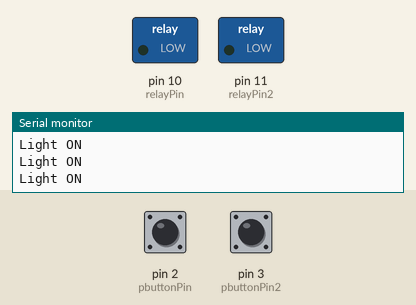
Bench run of a sketch on a simulated Arduino Uno, built with avr-gcc and run on an emulated ATmega328P. On the bench: switched loads named in the sketch (green lamp = pin HIGH), the last lines printed to the serial monitor. The test bench sets the inputs (shaded band); at power-on: pin 2 (pbuttonPin) HIGH, pin 3 (pbuttonPin2) HIGH.

Above: at 1.2 s.
1.3 s: pin 2 (pbuttonPin) pulled LOW for 0.15 s
At 2.8 s:
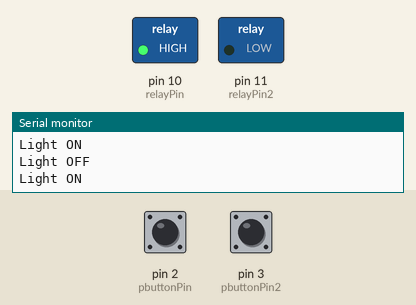
3.1 s: pin 3 (pbuttonPin2) pulled LOW for 0.15 s
At 4.3 s:
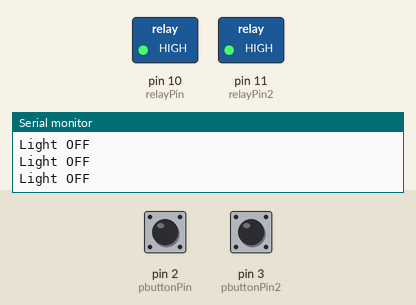
4.9 s: pin 2 (pbuttonPin) pulled LOW for 1 s
At 6.5 s:
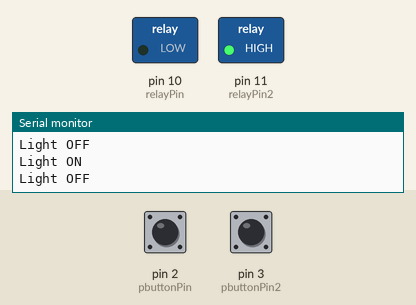
7.5 s: pin 2 (pbuttonPin) pulled LOW for 3.2 s
At 11.7 s:
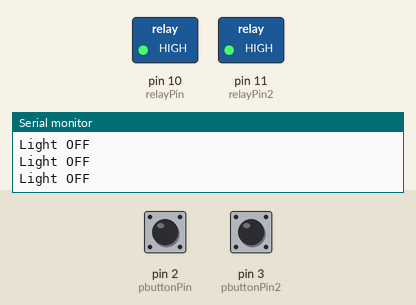
12.3 s: pin 3 (pbuttonPin2) pulled LOW for 1 s
At 13.9 s:
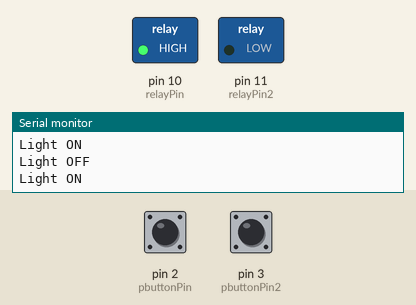
Timing chart, 0 to 15.4 s (numbered marks = the images above; inputs shaded):
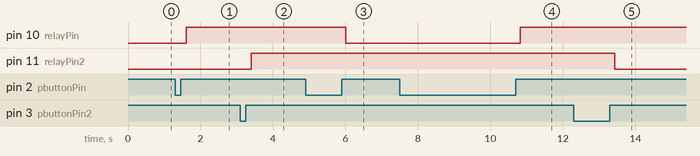

Measured:
- after the input at 1.3 s, pin 10 (relayPin): LOW → HIGH after 0.30 s
- after the input at 3.1 s, pin 11 (relayPin2): LOW → HIGH after 0.31 s
- after the input at 4.9 s, pin 10 (relayPin): HIGH → LOW after 1.1 s
- after the input at 7.5 s, pin 10 (relayPin): LOW → HIGH after 3.3 s
- after the input at 12.3 s, pin 11 (relayPin2): HIGH → LOW after 1.1 s

The sketch:

ItWorks.ino
```cpp
//Viral Science www.youtube.com/c/viralscience
//Push Button Relay Control
int pbuttonPin = 2;
int relayPin = 10;
int pbuttonPin2 = 3;
int relayPin2 = 11;

int val = 0;
int lightON = 0;
int pushed = 0;

int val2 = 0;
int lightON2 = 0;
int pushed2 = 0;

void setup() {
  Serial.begin(9600);
  pinMode(pbuttonPin, INPUT_PULLUP);
  pinMode(relayPin, OUTPUT);
   pinMode(pbuttonPin2, INPUT_PULLUP);
  pinMode(relayPin2, OUTPUT);

}

void loop() {
  val = digitalRead(pbuttonPin);
  val2 = digitalRead(pbuttonPin2);


//Relay 1
  if(val == HIGH && lightON == LOW){

    pushed = 1-pushed;
    delay(100);
  }
  lightON = val;

      if(pushed == HIGH){
        Serial.println("Light ON");
        digitalWrite(relayPin, LOW);

      }else{
        Serial.println("Light OFF");
        digitalWrite(relayPin, HIGH);

      }


//Relay 2


  if(val2 == HIGH && lightON2 == LOW){

    pushed2 = 1-pushed2;
    delay(100);
  }

  lightON2 = val2;

      if(pushed2 == HIGH){
        Serial.println("Light ON");
        digitalWrite(relayPin2, LOW);

      }else{
        Serial.println("Light OFF");
        digitalWrite(relayPin2, HIGH);

      }


  delay(100);
}
```
